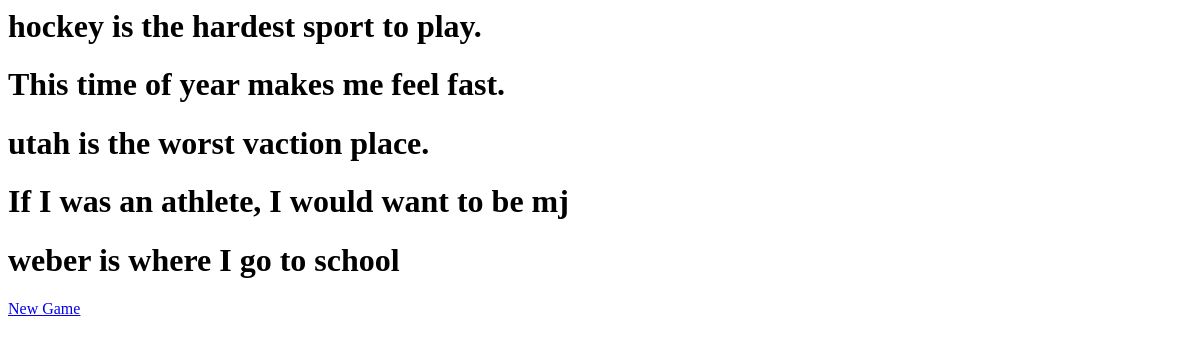
/gameview3.html/, run on an earlier commit of the app's database.
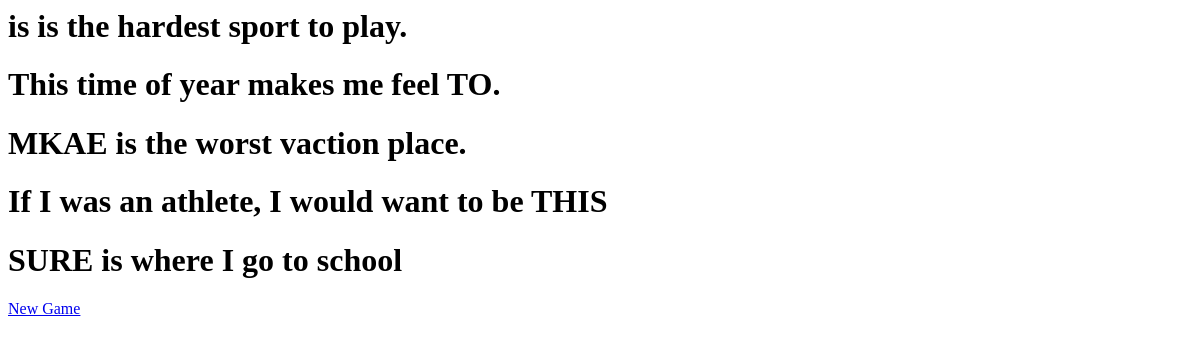
And on a later commit of the database.
### madlib/models.py (models this page shows, shortened)
class Words(models.Model):
    verb = models.CharField(max_length=100, blank=True)
    sport = models.CharField(max_length=100, blank=True)
    person= models.CharField(max_length=100, blank=True)
    action = models.CharField(max_length=100, blank=True)
    adjective= models.CharField(max_length=100, blank=True)
    place=models.CharField(max_length=100, blank=True)
    school=models.CharField(max_length=100, blank=True)
    city=models.CharField(max_length=100, blank=True)
    athlete=models.CharField(max_length=100, blank=True)
    expression= models.CharField(max_length=100, blank=True)

### madlib/views.py (the view)
# urls.py: path('gameview3.html/', views.gameview3, name='gameview3'),
def gameview3(request):
    word_list = Words.objects.filter()[:1].get()
    context = {
        'word_list': word_list,
    }
    return render(request, 'madlib/gameview3.html', context)

### madlib/templates/madlib/gameview3.html
{% block body %}
<h1>{{word_list.sport}} is the hardest sport to play.</h1>
<h1>This time of year makes me feel {{word_list.adjective}}.</h1>
<h1>{{word_list.place}} is the worst vaction place.</h1>
<h1>If I was an athlete, I would want to be {{word_list.athlete}}</h1>
<h1>{{word_list.school}} is where I go to school</h1>
<a href="{% url 'madlib:deletewords' %}">New Game</a>
{% endblock %}

What changed in the data, as far as the page shows it:
removed Words: sport "hockey", adjective "fast", place "utah", athlete "mj", school "weber"
added Words: sport "is", adjective "TO", place "MKAE", athlete "THIS", school "SURE"
